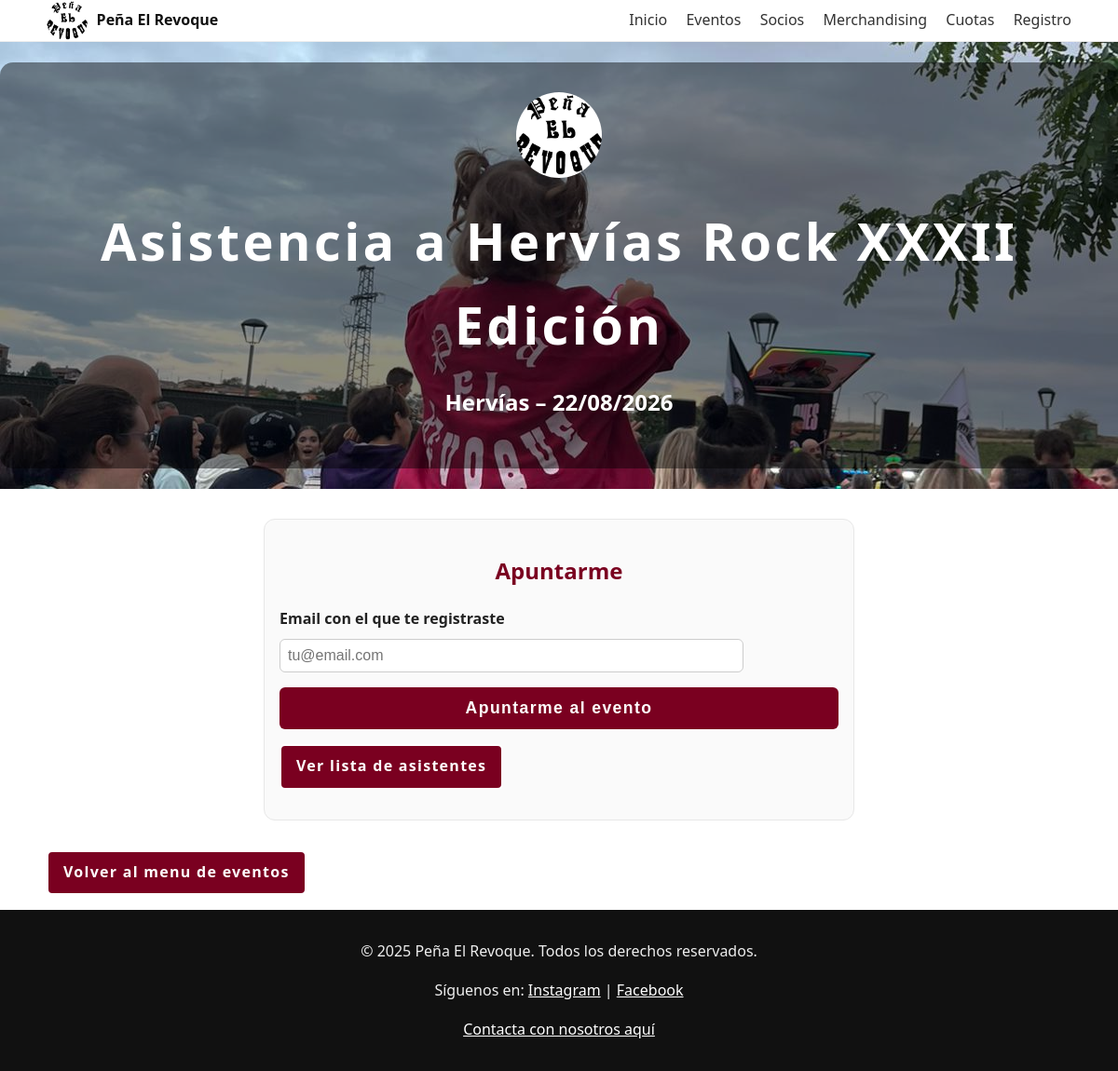
The app's page /eventos/1/asistencia/ (signed in) with its own data.
### appProjectDjango/models.py (models this page shows, shortened)
class Eventos(models.Model):
    nombre = models.CharField(max_length=50)
    fecha = models.DateField()
    descripcion = models.TextField()
    lugar = models.CharField(max_length=100)
    imagen = models.CharField(max_length=100, default='default.png')
    class Meta:
        db_table = "Eventos"

### appProjectDjango/views.py (the view, shortened to what this page needs)
# urls.py: path('eventos/<int:evento_id>/asistencia/', AsistenciaView.as_view(), name='asistencia'),
class AsistenciaView(UserPassesTestMixin, View):
    def test_func(self):
        return self.request.user.is_superuser
    def get(self, request, evento_id):
        evento = get_object_or_404(Eventos, id=evento_id)
        asistentes = AsistenciaEvento.objects.filter(evento=evento).select_related("socio").order_by("-fecha_registro")
        return render(request, "asistencia.html", {"evento": evento, "asistentes": asistentes})

### appProjectDjango/templates/asistencia.html (shortened to what this page needs)
{% load static %}
<!DOCTYPE html>
<html lang="es">
<head>
    <link rel="stylesheet" href="{% static 'css/styles.css' %}">
</head>
<body>
    <header class="site-header">
        <div class="wrap">
            <a class="brand" href="{% url 'index' %}">
                <img src="{% static 'img/iconos/peña.jpg' %}" alt="Logo de la Peña El Revoque" class="brand-logo">
                <span>Peña El Revoque</span>
            </a>
            <nav class="main-nav" aria-label="Principal">
                <a href="{% url 'index' %}">Inicio</a>
                <a href="{% url 'eventos' %}">Eventos</a>
                <a href="{% url 'socios' %}">Socios</a>
                <a href="{% url 'merchandising' %}">Merchandising</a>
                <a href="{% url 'cuotas' %}">Cuotas</a>
                <a href="{% url 'registros' %}">Registro</a>
            </nav>
        </div>
    </header>
    <section class="hero">
        <div class="hero-inner">
            <img src="{% static 'img/iconos/peña.jpg' %}" alt="Escudo de la Peña" class="logo-hero">
            <h1>Asistencia a {{ evento.nombre }}</h1>
            <h2>{{ evento.lugar }} – {{ evento.fecha|date:"d/m/Y" }}</h2>
        </div>
    </section>
    <main class="wrap">
        <section class="formulario">
            <h2>Apuntarme</h2>
                <form method="post">
                    <label for="email">Email con el que te registraste</label>
                    <input type="email" id="email" name="email" required placeholder="tu@email.com">
                    <button type="submit" class="btn">Apuntarme al evento</button>
                </form>
            <p style="margin-top:1rem;">
                {% if user.is_superuser %}
                    <a href="{% url 'lista_asistentes' evento.id %}" class="btn">Ver lista de asistentes</a>
                {% endif %}
            </p>
        </section>
        <p><a href="{% url 'eventos' %}#fiestashervias-{{ evento.id }}" class="btn">Volver al menu de eventos</a></p>
    </main>
    <footer class="site-footer">
        <p>&copy; 2025 Peña El Revoque. Todos los derechos reservados.</p>
        <p>Síguenos en:
            <a href="https://www.instagram.com/hervias_larioja" target="_blank">Instagram</a> |
            <a href="https://www.facebook.com/elrevoquehervias" target="_blank">Facebook</a>
        </p>
        <p><a href="{% url 'contacto' %}">Contacta con nosotros aquí</a></p>
    </footer>
</body>
</html>

### appProjectDjango/static/css/styles.css (style rules this page uses)
:root { --vino:#7a0020; --gris:#f2f2f4; --max:1100px; }
html { scroll-behavior: smooth; }
body { margin:0; font-family: system-ui, sans-serif; line-height:1.6; color:#222; }
.wrap { max-width: var(--max); margin:0 auto; padding:0 1rem; }
.site-header { background:#fff; border-bottom:1px solid #eee; position:sticky; top:0; z-index:20; }
.site-header .wrap { display:flex; align-items:center; justify-content:space-between; }
.brand { display:flex; align-items:center; gap:.6rem; text-decoration:none; color:#111; font-weight:700; }
.brand-logo { width:44px; height:44px; border-radius:50%; object-fit:cover; }
.main-nav a { margin-left:1rem; text-decoration:none; color:#333; }
.hero { min-height: 60vh; background: url("../img/nosotros/foto_alaia.jpg") center/cover no-repeat, #333; display:grid; place-items:center; text-align:center; color:#fff; }
.hero-inner { background:rgba(0,0,0,.45); padding:2rem 1.5rem; border-radius:14px; }
.logo-hero { width:92px; height:92px; border-radius:50%; margin-bottom:.75rem; object-fit:cover; }
.hero h1 { margin:.25rem 0; letter-spacing:.06em; font-size: clamp(28px, 6vw, 56px); }
.btn { display:inline-block; padding:.6rem 1rem; border:2px solid #fff; color:#fff; text-decoration:none; font-weight:700; letter-spacing:.08em; }
.site-footer { background:#111; color:#eee; text-align:center; padding:1rem; }
.site-footer a { color:#fff; }
h1, h2 { text-align: center; }
.formulario { max-width: 600px; margin: 2rem auto; padding: 1rem; background: #fafafa; border: 1px solid #e7e7e7; border-radius: .75rem; }
.formulario h2 { text-align: center; color: var(--vino); }
.formulario label { display: inline-block; margin-bottom: .5rem; font-weight: 600; }
.formulario input[type="text"], .formulario input[type="email"], .formulario input[type="password"], .formulario input[type="tel"], .formulario textarea { width: 80%; padding: .5rem; margin-bottom: 1rem; border: 1px solid #ccc; border-radius: 6px; font-size: 1rem; }
.formulario button { display: inline-block; width: 100%; padding: .75rem; background: var(--vino); color: #fff; border: none; border-radius: 6px; font-size: 1.1rem; font-weight: 700; cursor: pointer; }
.btn { display: inline-block; padding: 0.6rem 1rem; background: var(--vino); color: #fff; border-radius: 6px; text-decoration: none; font-weight: 700; transition: background 0.2s ease; }

### records on screen
Eventos: nombre "Hervías Rock XXXII Edición", lugar "Hervías", fecha "22/08/2026"
